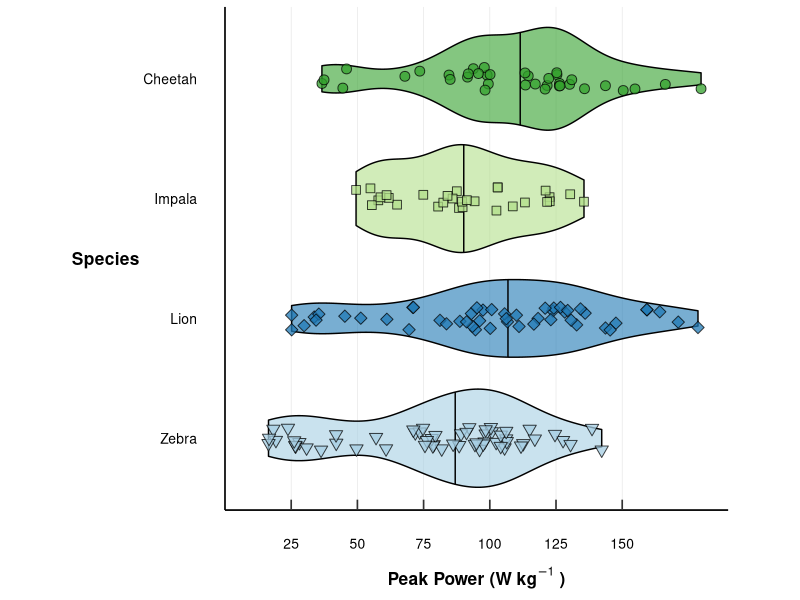
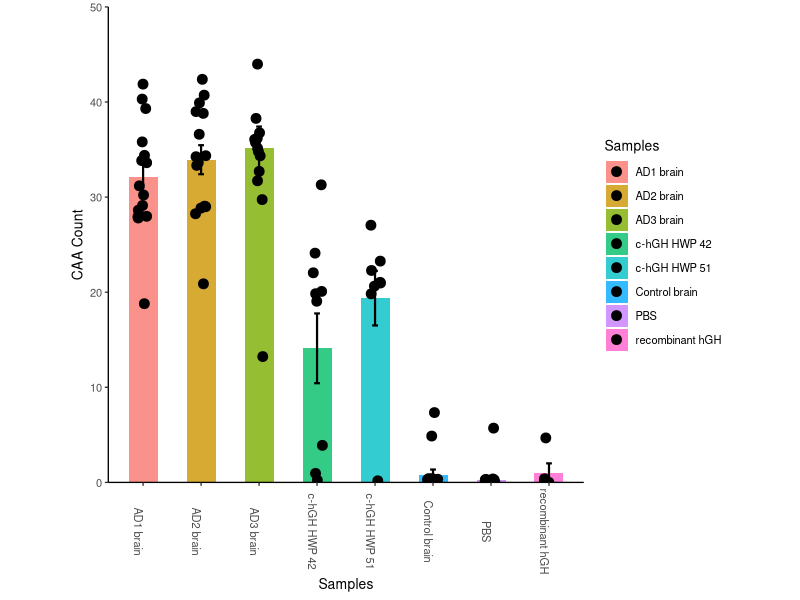

Recreate these plots in R, in order.
## ---- chunk 1
knitr::opts_chunk$set(echo = TRUE)
library(tufte)
library(tidyverse)
library(viridis)
## ---- chunk 2
raw_data <- read.table("data/nature25479_fig2d.csv", header = TRUE, sep=",", stringsAsFactors = FALSE) 
summary_data <- raw_data %>%
  group_by(Species) %>% 
  summarize(
    N = length(Peak_Power),
    mean = mean(Peak_Power),
    sd = sd(Peak_Power),
    se = sd / sqrt(N)
  )
knitr::kable(
  summary_data, caption = 'Summary of the predatory/prey data'
)
## ---- chunk 3
current_theme <- theme_set(theme_classic(base_size=10)) # sets a starting theme for plotting
theme_update(aspect.ratio = 1/1)
i7 <- ggplot(data = raw_data, aes(x = Species, y = Peak_Power, fill = Species, shape = Species)) + 
  geom_violin(draw_quantiles = c(0.5), color = "black", alpha = 0.6) + 
  geom_point(size = 3, position = position_jitter(width = 0.1), alpha = 0.75) +
  scale_fill_brewer(palette = "Paired", guide = FALSE, direction = -1) +
  scale_shape_manual(values=c(21, 22, 23, 25), guide = FALSE) +
  scale_y_continuous(breaks = c(25, 50, 75, 100, 125, 150), expand = c(0, 0), limits = c(0, 190)) + 
  scale_x_discrete(name = "Species", limits = c("Zebra", "Lion", "Impala", "Cheetah"), 
                   labels = c("Cheetah" = "Cheetah", "Impala" = "Impala", "Lion" = "Lion", "Zebra" = "Zebra"))

i7 <- i7 + 
  labs(x = "Species", y = bquote(bold("Peak Power (W" ~kg^-1 ~ ")"))) + 
  coord_flip() + 
  theme(
    axis.title.x = element_text(face = "bold", margin = margin(t = 10), size = rel(1.25)),
    axis.title.y = element_text(face = "bold", size = rel(1.25), angle = 0, vjust = 0.5),
    axis.text.x = element_text(color = "black", margin = margin(t = 20), size = rel(1.25)),
    axis.text.y = element_text(color = "black", margin = margin(r = 20), size = rel(1.25)),
    axis.line = element_line(size = rel(1.25)),
    axis.ticks.length = unit(-7.5, "pt"),
    axis.ticks = element_line(size = rel(1.25)),
    axis.ticks.y = element_blank(),
    panel.grid.major.x = element_line(color = "grey90", size = rel(0.5)))

i7
## ---- chunk 4
amyloid <-read.csv("data/Amyloidbeta_nature41586_fig1.csv", header = TRUE, sep=",", stringsAsFactors = FALSE)
amyloid <- amyloid[amyloid$Mouse.Strain == "App NL-F/NL-F", ]
summary_amyloid <- amyloid %>%
  group_by(Inoculated.with) %>%
  summarize( 
    N = length(CAA.Positive.dorsal.blood.vessels),
    mean = mean(CAA.Positive.dorsal.blood.vessels),
    sd = sd(CAA.Positive.dorsal.blood.vessels),
    se = sd / sqrt(N)
  )
i2 <- ggplot(data = summary_amyloid, aes(x = Inoculated.with, y = mean, fill = Inoculated.with)) + 
  geom_col(width = 0.5, alpha = 0.8) + 
  geom_errorbar(aes(ymin = mean - se, ymax = mean + se), size = 0.75, width = 0.1, position = position_dodge()) +
  scale_y_continuous(expand = c(0, 0), limits = c(0, 50)) +
  geom_point(data = amyloid, aes(x = Inoculated.with, y = CAA.Positive.dorsal.blood.vessels), size = 3, position = position_jitter(width = 0.1)) + labs(x = "Samples", y = "CAA Count") +
  guides(fill = guide_legend(title = "Samples")) +
  theme(axis.text.x = element_text(angle = -90))
i2
